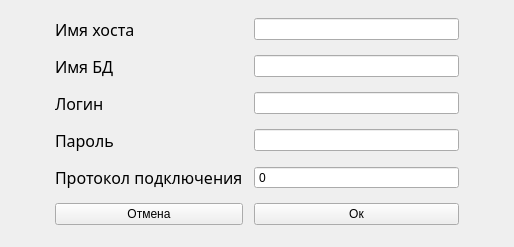
<?xml version="1.0" encoding="UTF-8"?>
<ui version="4.0">
 <class>Widget</class>
 <widget class="QWidget" name="Widget">
  <property name="geometry">
   <rect>
    <x>0</x>
    <y>0</y>
    <width>514</width>
    <height>247</height>
   </rect>
  </property>
  <property name="font">
   <font>
    <pointsize>9</pointsize>
   </font>
  </property>
  <property name="windowTitle">
   <string>Widget</string>
  </property>
  <layout class="QGridLayout" name="gridLayout">
   <property name="leftMargin">
    <number>55</number>
   </property>
   <property name="rightMargin">
    <number>55</number>
   </property>
   <property name="horizontalSpacing">
    <number>11</number>
   </property>
   <property name="verticalSpacing">
    <number>7</number>
   </property>
   <item row="6" column="0">
    <widget class="QPushButton" name="pb_cancel">
     <property name="text">
      <string>Отмена</string>
     </property>
    </widget>
   </item>
   <item row="5" column="1">
    <widget class="QSpinBox" name="spB_port">
     <property name="wrapping">
      <bool>false</bool>
     </property>
     <property name="frame">
      <bool>true</bool>
     </property>
     <property name="buttonSymbols">
      <enum>QAbstractSpinBox::ButtonSymbols::NoButtons</enum>
     </property>
     <property name="specialValueText">
      <string/>
     </property>
     <property name="accelerated">
      <bool>false</bool>
     </property>
     <property name="maximum">
      <number>9999</number>
     </property>
     <property name="stepType">
      <enum>QAbstractSpinBox::StepType::DefaultStepType</enum>
     </property>
     <property name="displayIntegerBase">
      <number>10</number>
     </property>
    </widget>
   </item>
   <item row="0" column="0">
    <widget class="QLabel" name="label">
     <property name="font">
      <font>
       <family>Myriad Pro</family>
       <pointsize>12</pointsize>
       <italic>false</italic>
       <bold>false</bold>
      </font>
     </property>
     <property name="text">
      <string>Имя хоста</string>
     </property>
     <property name="buddy">
      <cstring>le_host</cstring>
     </property>
    </widget>
   </item>
   <item row="5" column="0">
    <widget class="QLabel" name="label_5">
     <property name="font">
      <font>
       <family>Myriad Pro</family>
       <pointsize>12</pointsize>
       <italic>false</italic>
       <bold>false</bold>
      </font>
     </property>
     <property name="text">
      <string>Протокол подключения</string>
     </property>
     <property name="buddy">
      <cstring>spB_port</cstring>
     </property>
    </widget>
   </item>
   <item row="2" column="1">
    <widget class="QLineEdit" name="le_login"/>
   </item>
   <item row="6" column="1">
    <widget class="QPushButton" name="pb_ok">
     <property name="text">
      <string>Ок</string>
     </property>
    </widget>
   </item>
   <item row="1" column="1">
    <widget class="QLineEdit" name="le_dbName"/>
   </item>
   <item row="0" column="1">
    <widget class="QLineEdit" name="le_host"/>
   </item>
   <item row="3" column="1">
    <widget class="QLineEdit" name="le_pass">
     <property name="frame">
      <bool>true</bool>
     </property>
    </widget>
   </item>
   <item row="1" column="0">
    <widget class="QLabel" name="label_2">
     <property name="font">
      <font>
       <family>Myriad Pro</family>
       <pointsize>12</pointsize>
       <italic>false</italic>
       <bold>false</bold>
      </font>
     </property>
     <property name="text">
      <string>Имя БД</string>
     </property>
     <property name="buddy">
      <cstring>le_dbName</cstring>
     </property>
    </widget>
   </item>
   <item row="2" column="0">
    <widget class="QLabel" name="label_3">
     <property name="font">
      <font>
       <family>Myriad Pro</family>
       <pointsize>12</pointsize>
       <italic>false</italic>
       <bold>false</bold>
      </font>
     </property>
     <property name="text">
      <string>Логин</string>
     </property>
     <property name="buddy">
      <cstring>le_login</cstring>
     </property>
    </widget>
   </item>
   <item row="3" column="0">
    <widget class="QLabel" name="label_4">
     <property name="font">
      <font>
       <family>Myriad Pro</family>
       <pointsize>12</pointsize>
       <italic>false</italic>
       <bold>false</bold>
      </font>
     </property>
     <property name="text">
      <string>Пароль</string>
     </property>
     <property name="buddy">
      <cstring>le_pass</cstring>
     </property>
    </widget>
   </item>
  </layout>
 </widget>
 <tabstops>
  <tabstop>le_host</tabstop>
  <tabstop>le_dbName</tabstop>
  <tabstop>le_login</tabstop>
  <tabstop>le_pass</tabstop>
  <tabstop>spB_port</tabstop>
  <tabstop>pb_cancel</tabstop>
  <tabstop>pb_ok</tabstop>
 </tabstops>
 <resources/>
 <connections/>
</ui>
